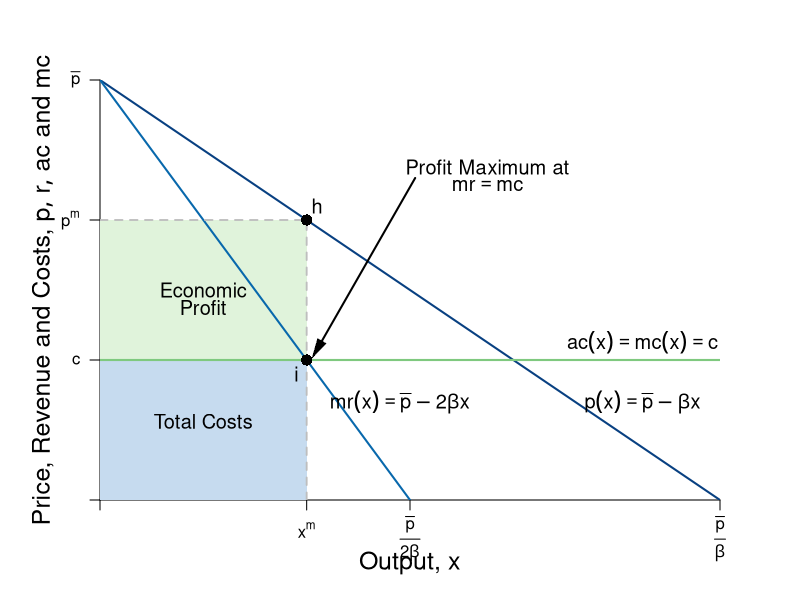

The R script that drew this image:
#Graph Designer: Simon Halliday + Scott Cohn
#Authors: Bowles and Halliday
#Title: Coordination, Conflict and Competition: A Text in Microeconomics

require(shape)
pdf(file = "competitionmarkets/monopolist_profit.pdf", width = 9, height = 7)

#Set parameters for graphics
axislabelsize <- 1.5
labelsize <- 1.2
graphlinewidth <- 2
segmentlinewidth <- 1.8

COL <- c("#7fc97f", "#beaed4", "#fdc086", "#ffff99", "#386cb0", "#f0027f", "#bf5b17", "#666666")
COLA <- c("#e0f3db", "#99d8c9","#66c2a4","#41ae76", "#238b45", "#005824")
COLB <- c("#c6dbef", "#4eb3d3", "#2b8cbe", "#0868ac","#084081")

#Edited the margins to cater for the larger LHS labels
par(mar =  c(5, 5, 4, 4))

AvgRevenue <- function(x, rmax = 12, xmax = 12){
  rmax - (rmax/xmax)*x
}
  
MRevenue <- function(x, rmax = 12, xmax = 12){
  rmax - 2*(rmax/xmax)*x
}

AvgCost <- function(x, c0 = 2, c1 = 4){
  c0/x + c1
}

xlims <- c(0, 12)
ylims <- c(0, 12)

npts <- 501 
x <- seq(xlims[1], xlims[2], length.out = npts)
y <- seq(ylims[1], ylims[2], length.out = npts) 
a <- c(13, 16.75, 19.25)

plot(0, 0, xlim = xlims, ylim = ylims, type = "n",
     xlab = expression(paste("")),
     ylab = expression(paste("")), 
     xaxt = "n", 
     yaxt = "n", 
     cex.lab = axislabelsize, 
     bty = "n",
     xaxs="i", 
     yaxs="i")

# ticksy <- seq(from = ylims[1], to = ylims[2], by = 1)
# ylabels <- seq(from = ylims[1], to = ylims[2], by = 1)
# ticksx <- seq(from = xlims[1], to = xlims[2], by = 1)
# xlabels <- seq(from = xlims[1], to = xlims[2], by = 1)
ticksy <- c(0, 4, AvgRevenue(x = 4), ylims[2])
ylabels <- c(NA, expression(paste(c)), expression(paste(p^{m})), expression(paste(bar(p))))
ticksx <- c(0, 4, 6, xlims[2])
xlabels <- c(NA, expression(paste(x^{m})), expression(paste(frac(bar(p),2*beta))), expression(paste(frac(bar(p),beta))))

axis(1, at = ticksx, pos = 0, labels = FALSE)
text(x = c(0, 4, 6, xlims[2]), par("usr")[3] - 0.4, labels = xlabels, srt = 0, pos = 1, xpd = TRUE)
axis(2, at = ticksy, pos = 0, labels = ylabels, las = 1)

npts <- 500 
xx1 <- seq(xlims[1], xlims[2], length.out = npts)
xx3 <- seq(2, 6, length.out = npts)

#Draw the polygon for profit
xpoly1 <- c(0, 4, 4, 0, 0)
ypoly1 <- c(4, 4, AvgRevenue(x = 4), AvgRevenue(x = 4), 4)
polygon(x = xpoly1, y = ypoly1, col=COLA[1], density=NULL, border = NA)

#Draw the polygon for costs
xpoly2 <- c(0, 4, 4, 0, 0)
ypoly2 <- c(0, 0, 4, 4, 4)
polygon(x = xpoly2, y = ypoly2, col=COLB[1], density=NULL, border = NA)

#lines(xx1, bcA(xx1, w = 10, p = 1.5), col = COLB[3], lwd = graphlinewidth)
lines(xx1, AvgRevenue(xx1, rmax = 12, xmax = 12), col = COLB[5], lwd = graphlinewidth)
lines(xx1, MRevenue(xx1, rmax = 12, xmax = 12), col = COLB[4], lwd = graphlinewidth)
#lines(xx1, AvgCost(xx1, c0 = 2, c1 = 4), col = COLA[5], lwd = graphlinewidth)

#Label the axes
text(0.5*(xlims[2]), -1.8, expression(paste("Output, ", x)), xpd = TRUE, cex = axislabelsize) 
#mtext(expression(paste("Quantity of output, ", x)), side=1, line = 2.5, cex = axislabelsize)
text(-1.1, 0.5*ylims[2], expression(paste("Price, Revenue and Costs, ", list(p, r, ac), " and ", mc)), xpd = TRUE, cex = axislabelsize, srt = 90) 

#Label curves
text(10.5, 4.5, expression(paste(ac(x) == mc(x),phantom() == c)), cex = labelsize)
text(10.5, 2.8, expression(paste(p(x) == bar(p) - beta*x)), cex = labelsize)
text(5.8, 2.8, expression(paste(mr(x) == bar(p) - 2*beta*x)), cex = labelsize)

#Labels cost and profit areas
text(2, 0.5*AvgCost(x = 4), expression("Total Costs"), cex = labelsize)
text(2, 6, expression("Economic"), cex = labelsize)
text(2, 5.5, expression("Profit"), cex = labelsize)

#Draw segments for total costs
segments(0, AvgRevenue(x = 4), 4, AvgRevenue(x = 4), lty = 2, col = "gray" , lwd = segmentlinewidth)
segments(4, 0, 4, AvgRevenue(x = 4), lty = 2, col = "gray" , lwd = segmentlinewidth)
segments(0, 4, xlims[2], 4, lty = 1, col = COL[1] , lwd = graphlinewidth)

#Label Points for comparison
points(4, MRevenue(x = 4), pch = 16, col = "black", cex = 1.5)
text(3.8, MRevenue(x = 4) - 0.4, expression(i), cex = labelsize)


points(4, AvgRevenue(x = 4), pch = 16, col = "black", cex = 1.5)
text(4.2, AvgRevenue(x = 4) + 0.4, expression(h), cex = labelsize)


#Arrow to mr = mc
text(7.5, 9.5, expression(paste("Profit Maximum at")), cex = labelsize)
text(7.5, 9, expression(paste(mr == mc)), cex = labelsize)
Arrows(6.1, 9.2, 4.2, 4.3, col = "black", lty = 1, lwd = 2, arr.type = "triangle", arr.lwd = 0.5)



dev.off()
